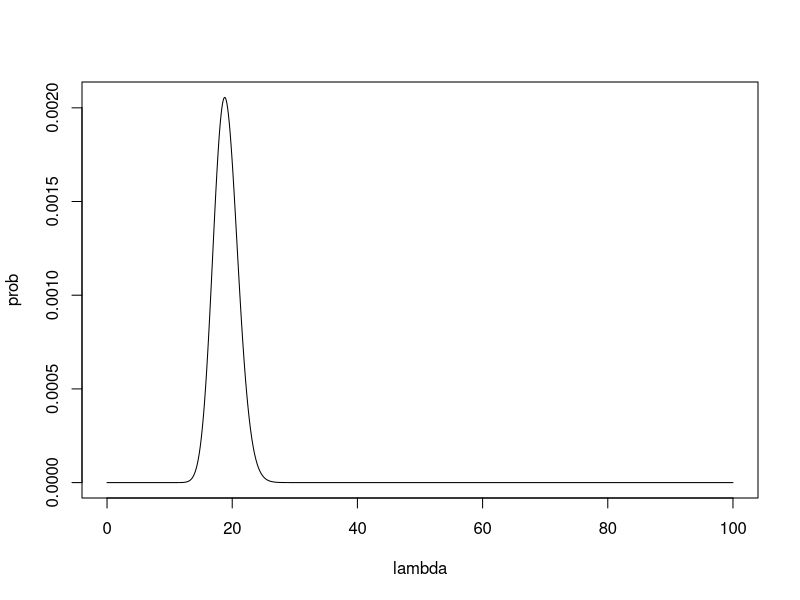

The R script that drew this image:
## ---- chunk 1
x=rpois(5,20)
x
## ---- chunk 2
baypo=function(l){
  #likelihood
  lh=function(l){
    prod(((l^x)*exp(-l))/factorial(x))
  }
  #likelihood and prior
  100000000*lh(l)*dunif(l,0,100)
  }
## ---- chunk 3
lambda=seq(0,100,0.01)
postdist=NULL
for (i in 1:length(lambda)){
  postdist[i]=baypo(lambda[i])
  }
prob=postdist/sum(postdist)

## ---- chunk 4
plot(prob~lambda, type="l")

